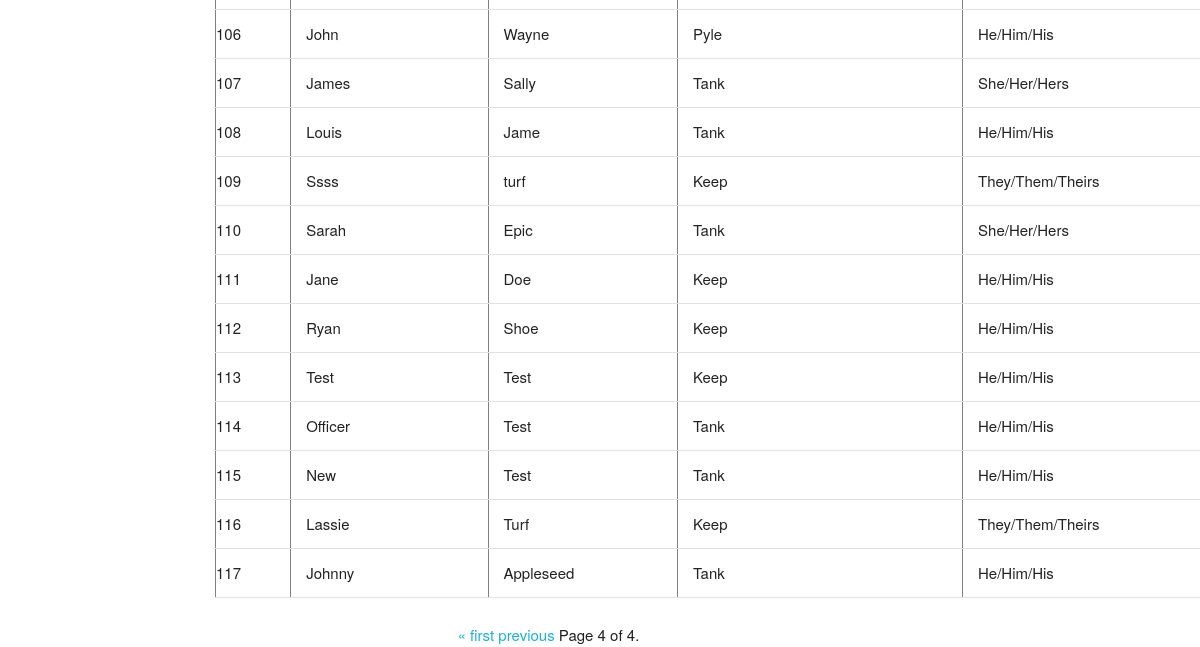
Page /catalog/allmembers/?page=4 (lower part) on the earlier database version.
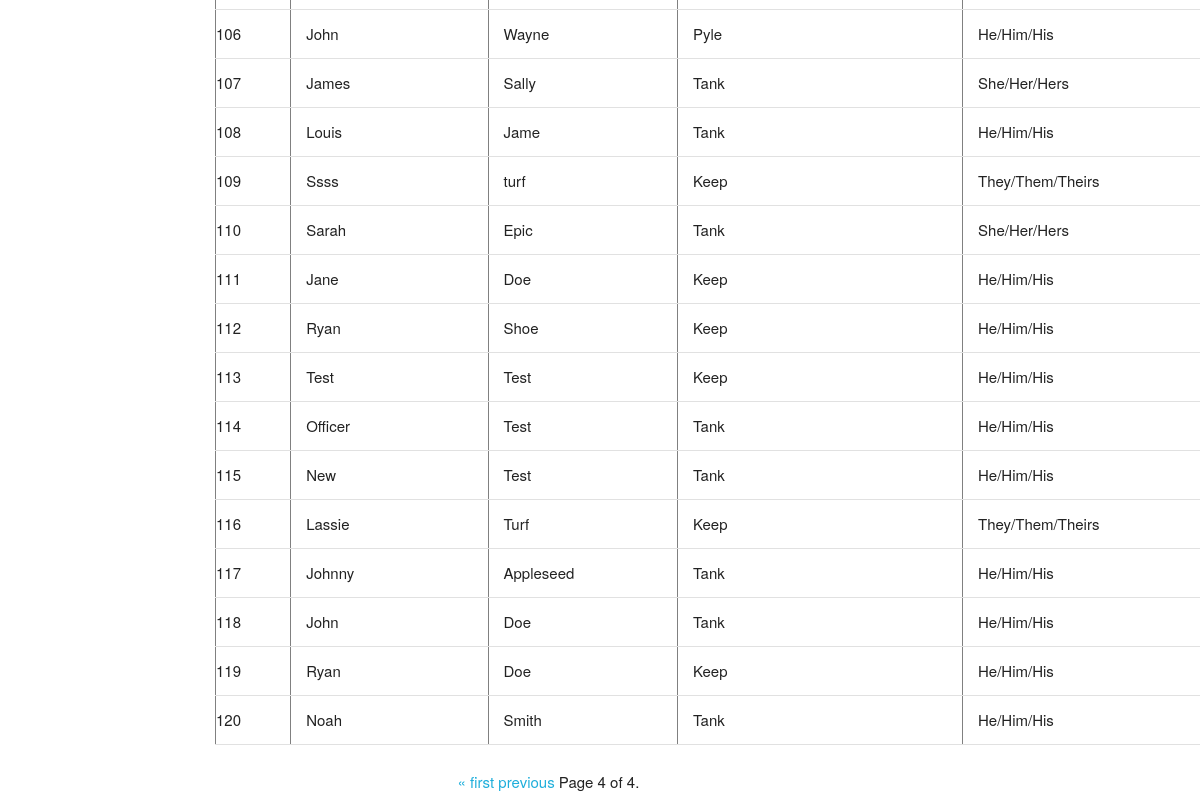
Same page on the later database version.
### catalog/models.py (models this page shows, shortened)
class Member(models.Model):
    id = models.AutoField(primary_key=True)
    first_name = models.CharField(max_length=30)
    last_name = models.CharField(max_length=50)
    preferred_name = models.CharField(max_length=100, null=True, blank = True)
    tnumber = models.IntegerField()
    coop = models.ForeignKey('Coop', on_delete=models.SET_NULL, null=True)
    email = models.EmailField(null = True, blank = True)
    pronouns = models.CharField(max_length=20)
    time_aid = models.IntegerField()
    missed_jobes = models.IntegerField(null = True, blank = True)

class Coop(models.Model):
    id = models.AutoField(primary_key=True)
    name = models.CharField(max_length=100, help_text='What is the name of this coop')
    address = models.CharField(max_length=500, null=True, blank=True, help_text='what is the address of this coop')
    building = models.CharField(max_length=100, help_text='What building is this coop in')
    vegan = models.BooleanField(help_text='is this a vegan coop')
    num_dining = models.IntegerField(help_text='how many dining members does this coop have')
    num_housing = models.IntegerField(help_text='how many housing members does this coop have')
    hours_needed = models.IntegerField(help_text='how many hours a week do members have to work')
    def __str__(self):
        return self.name

### catalog/views.py (the view)
# urls.py: path('allmembers/', views.AllMembersView.as_view(), name='all-members'),
class AllMembersView(generic.ListView):
    model = Member
    paginate_by = 30
    num_members= Member.objects.all().count()
    template_name = 'catalog/allmembers.html'  # Specify your own template name/location

### catalog/templates/catalog/allmembers.html (shortened to what this page needs)
{% extends "base_generic.html" %}
{% block content %}
    <table border="1" width="1000">
        {% for members in object_list %}
        <tr>
            <td>{{ members.id }}</td>
            <td>{{ members.first_name}}</td>
            <td>{{ members.last_name}}</td>
            <td>{{ members.coop}}</td>
            <td>{{ members.pronouns}}</td>
        </tr>
        {% endfor %}
    </table>
    <div class="pagination" style ="width: 50%; margin: 0 auto;">
        <span class="step-links">
            {% if page_obj.has_previous %}
                <a href="?page=1">&laquo; first</a>
                <a href="?page={{ page_obj.previous_page_number }}">previous</a>
            {% endif %}
            <span class="current">
                Page {{ page_obj.number }} of {{ page_obj.paginator.num_pages }}.
            </span>
        </span>
    </div>
{% endblock %}

Differences in the rows shown:
added Member: id "118", first_name "John", last_name "Doe", coop "Tank", pronouns "He/Him/His"
added Member: id "119", first_name "Ryan", last_name "Doe", coop "Keep", pronouns "He/Him/His"
added Member: id "120", first_name "Noah", last_name "Smith", coop "Tank", pronouns "He/Him/His"
